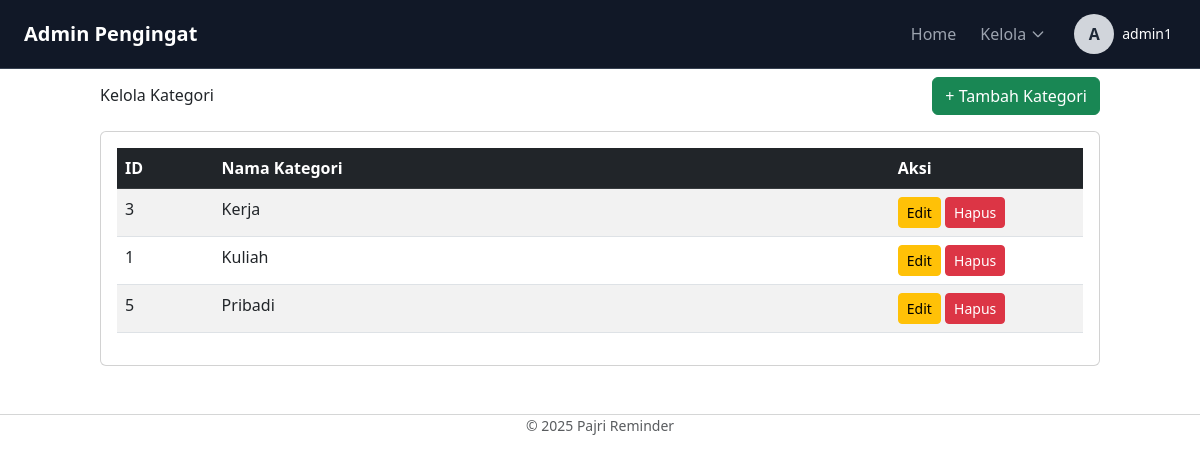
/admin/kelola_kategori.php (signed in), run on the app's committed database.
### tables this page shows
CREATE TABLE `categories` (
  `id` int NOT NULL,
  `name` varchar(50) NOT NULL
);

### admin/kelola_kategori.php (the view, shortened to what this page needs)
<?php
require_once '../koneksi.php';
$stmt = $pdo->query("SELECT * FROM categories ORDER BY name ASC");
$categories = $stmt->fetchAll();
?>
<!DOCTYPE html>
<html>
<head>
    <link href="https://cdn.jsdelivr.net/npm/bootstrap@5.3.0/dist/css/bootstrap.min.css" rel="stylesheet">
</head>
<body>
    <?php include 'header.php'; ?>
    <div class="container content-container">
        <div class="row align-items-center mb-3">
            <div class="col-md-6">
                <h3 class="mb-0">Kelola Kategori</h3>
            </div>
            <div class="col-md-6 text-md-end text-start mt-2 mt-md-0">
                <a href="tambah_kategori.php" class="btn btn-success">+ Tambah Kategori</a>
            </div>
        </div>
        <div class="card">
            <div class="card-body">
                <table class="table table-striped table-hover">
                    <thead class="table-dark">
                        <tr>
                            <th scope="col" style="width: 10%;">ID</th>
                            <th scope="col">Nama Kategori</th>
                            <th scope="col" style="width: 20%;">Aksi</th>
                        </tr>
                    </thead>
                    <tbody>
                        <?php foreach ($categories as $category): ?>
                            <tr>
                                <td><?= htmlspecialchars($category['id']) ?></td>
                                <td><?= htmlspecialchars($category['name']) ?></td>
                                <td>
                                    <a href="edit_kategori.php?id=<?= $category['id'] ?>" class="btn btn-warning btn-sm">Edit</a>
                                    <a href="hapus_kategori.php?id=<?= $category['id'] ?>" class="btn btn-danger btn-sm" onclick="return confirm('Hapus kategori ini? Ini bisa mempengaruhi data tugas yang ada.')">Hapus</a>
                                </td>
                            </tr>
                        <?php endforeach; ?>
                    </tbody>
                </table>
            </div>
        </div>
    </div>
    <?php include 'footer.php'; ?>
</body>
</html>

### admin/kelola_kategori.php (style rules this page uses)
.content-container { margin-top: 77px; }

### data on the page
categories: id "3", name "Kerja"
categories: id "1", name "Kuliah"
categories: id "5", name "Pribadi"

### other printed values
substr($_SESSION['admin']['username'] ?? 'A', 0, 1) "A"
$_SESSION['admin']['username'] "admin1"
